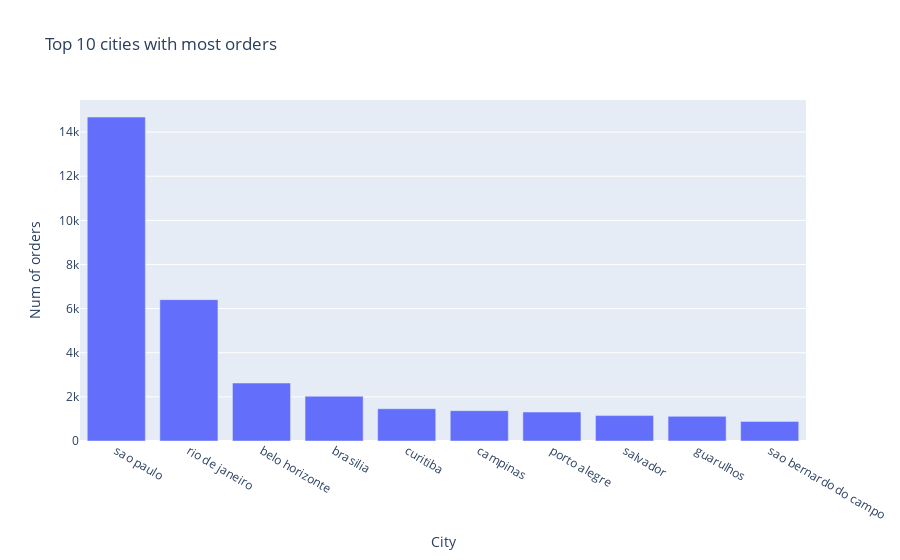

The code cell stored with this chart in its notebook:
### Code cell
fig = px.bar(top_10_cities_orders, x='customer_city', y='order_id', title='Top 10 cities with most orders', labels={'customer_city': 'City', 'order_id': 'Num of orders'})
fig.show()

### Figure 1 — Plotly figure (JSON) as saved in the notebook; plotly's stock layout.template omitted (floating-point values rounded to 4 significant figures)
{"data": [{"alignmentgroup": "True", "hovertemplate": "City=%{x}<br>Num of orders=%{y}<extra></extra>", "legendgroup": "", "marker": {"color": "#636efa", "pattern": {"shape": ""}}, "name": "", "offsetgroup": "", "orientation": "v", "showlegend": false, "textposition": "auto", "type": "bar", "x": ["sao paulo", "rio de janeiro", "belo horizonte", "brasilia", "curitiba", "campinas", "porto alegre", "salvador", "guarulhos", "sao bernardo do campo"], "xaxis": "x", "y": [14682, 6407, 2627, 2028, 1462, 1375, 1312, 1152, 1118, 889], "yaxis": "y"}], "layout": {"barmode": "relative", "legend": {"tracegroupgap": 0}, "title": {"text": "Top 10 cities with most orders"}, "xaxis": {"anchor": "y", "domain": [0, 1], "title": {"text": "City"}}, "yaxis": {"anchor": "x", "domain": [0, 1], "title": {"text": "Num of orders"}}}}
